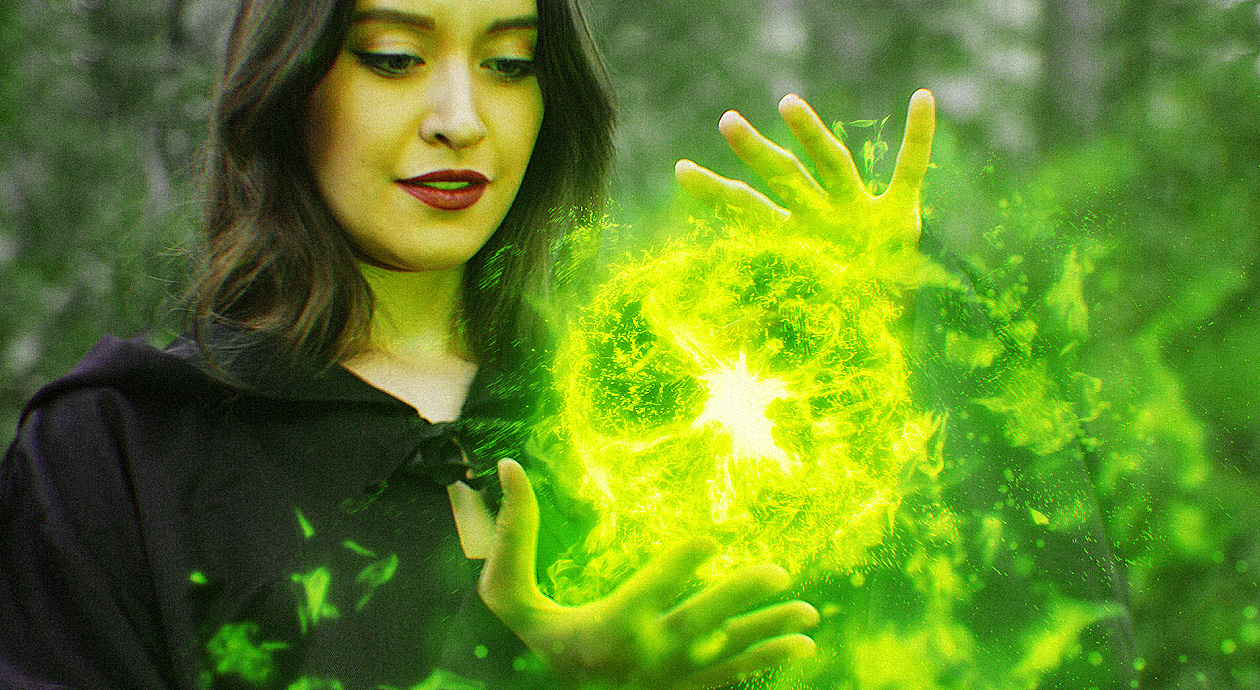
#> input picture Lab1/original_image.jpg, 1260 x 690 px; the run also reads 2 pictures not shown here
$ python main.py
#> lines starting #> are read from the running program, lines starting #| are printed output that depends on the picture
# [103 lines of commented-out code are left out]

from skimage import io
from skimage.metrics import peak_signal_noise_ratio as psnr
from skimage.metrics import structural_similarity as ssim

original_image = io.imread('original_image.jpg', as_gray=True)
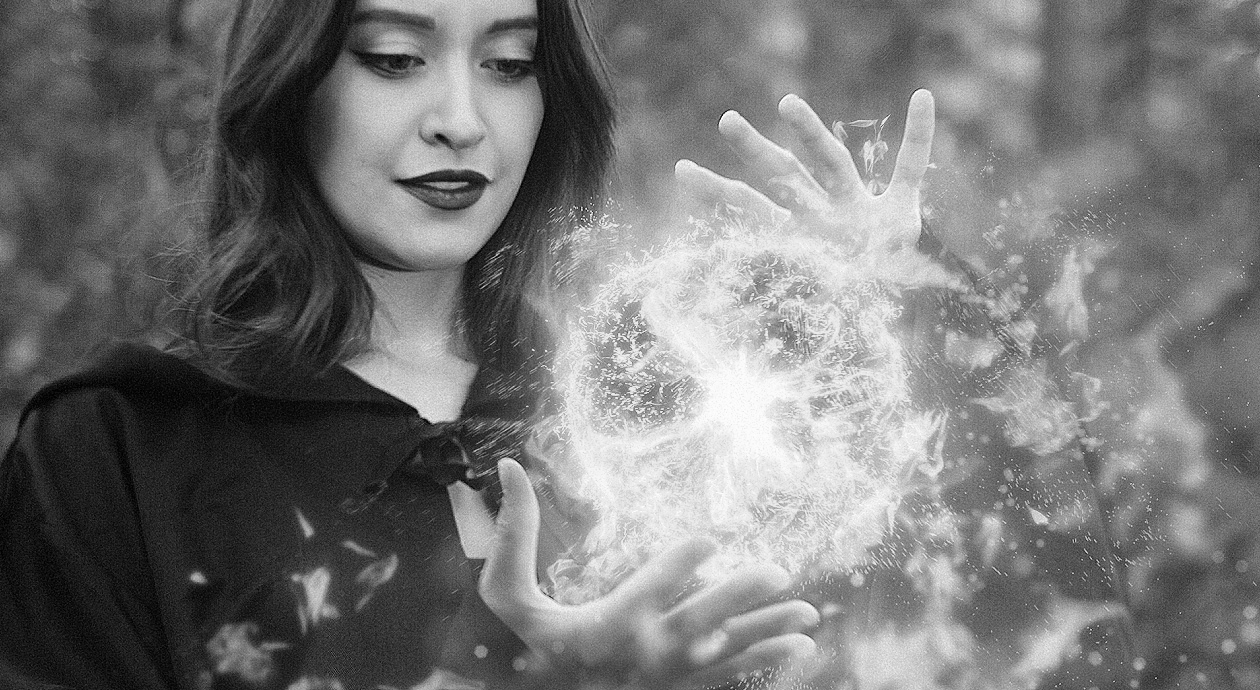
#> original_image: shape (690, 1260) float64; min 0, max 1, mean 0.464
equalized_image = io.imread('equalized_image.jpg', as_gray=True)
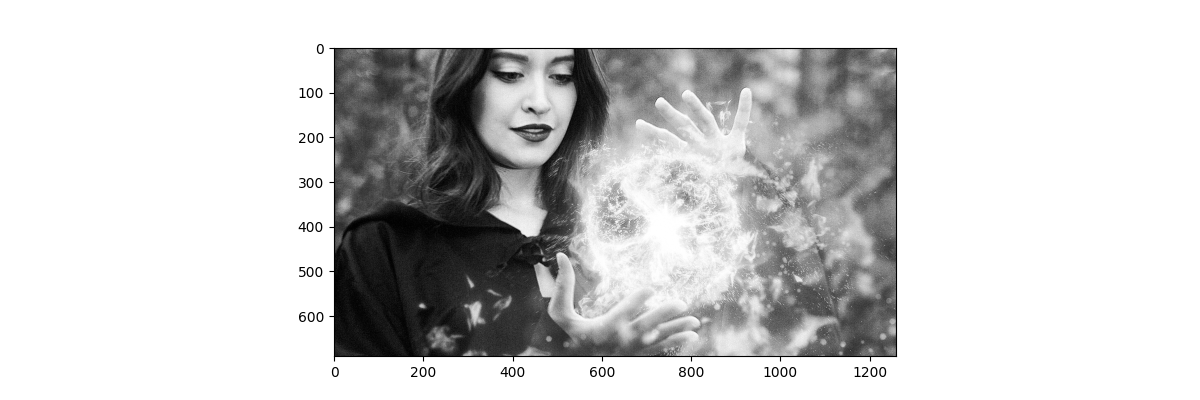
#> input picture Lab1/equalized_image.jpg, 1200 x 400 px
#> equalized_image is the input picture: shape (400, 1200) float64; min 0, max 1, mean 0.815
stretched_image = io.imread('stretched_image.jpg', as_gray=True)
scaled_image = io.imread('scaled_image.jpg', as_gray=True)
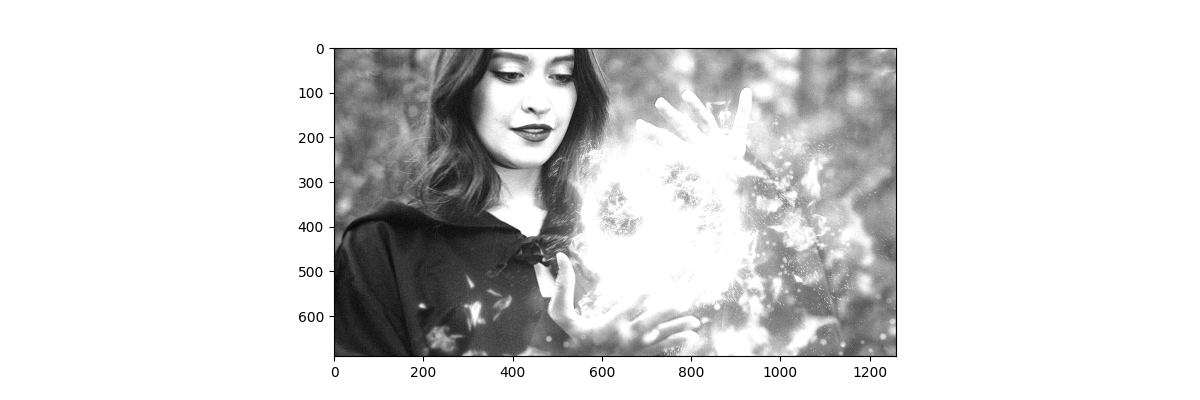
#> input picture Lab1/scaled_image.jpg, 1200 x 400 px
#> scaled_image is the input picture: shape (400, 1200) float64; min 0, max 1, mean 0.857
smoothed_image = io.imread('smoothed_image.jpg', as_gray=True)

#> (the run stopped early here; a loop or call above may not have finished)
